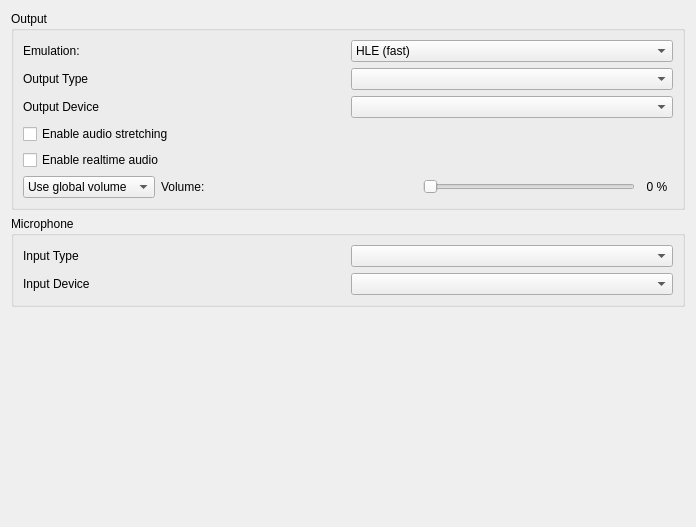
<?xml version="1.0" encoding="UTF-8"?>
<ui version="4.0">
 <class>ConfigureAudio</class>
 <widget class="QWidget" name="ConfigureAudio">
  <property name="geometry">
   <rect>
    <x>0</x>
    <y>0</y>
    <width>696</width>
    <height>527</height>
   </rect>
  </property>
  <layout class="QVBoxLayout">
   <item>
    <widget class="QGroupBox" name="groupBox">
     <property name="title">
      <string>Output</string>
     </property>
     <layout class="QVBoxLayout">
      <item>
      <widget class="QWidget" name="widget_emulation" native="true">
        <layout class="QHBoxLayout" name="horizontalLayout_emulation">
            <property name="leftMargin">
            <number>0</number>
            </property>
            <property name="topMargin">
            <number>0</number>
            </property>
            <property name="rightMargin">
            <number>0</number>
            </property>
            <property name="bottomMargin">
            <number>0</number>
            </property>
            <item>
            <widget class="QLabel" name="label_emulation">
            <property name="text">
            <string>Emulation:</string>
            </property>
            </widget>
            </item>
            <item>
            <widget class="QComboBox" name="emulation_combo_box">
            <item>
            <property name="text">
                <string>HLE (fast)</string>
            </property>
            </item>
            <item>
            <property name="text">
                <string>LLE (accurate)</string>
            </property>
            </item>
            <item>
            <property name="text">
                <string>LLE multi-core</string>
            </property>
            </item>
            </widget>
            </item>
        </layout>
       </widget>
      </item>
      <item>
       <layout class="QGridLayout" name="output_layout" columnstretch="1,1">
        <item row="0" column="0">
         <widget class="QLabel" name="output_type_label">
          <property name="text">
           <string>Output Type</string>
          </property>
         </widget>
        </item>
        <item row="0" column="1">
         <widget class="QComboBox" name="output_type_combo_box"/>
        </item>
        <item row="1" column="0">
         <widget class="QLabel" name="output_device_label">
          <property name="text">
           <string>Output Device</string>
          </property>
         </widget>
        </item>
        <item row="1" column="1">
         <widget class="QComboBox" name="output_device_combo_box"/>
        </item>
       </layout>
      </item>
      <item>
       <widget class="QCheckBox" name="toggle_audio_stretching">
        <property name="toolTip">
         <string>This post-processing effect adjusts audio speed to match emulation speed and helps prevent audio stutter. This however increases audio latency.</string>
        </property>
        <property name="text">
         <string>Enable audio stretching</string>
        </property>
       </widget>
      </item>
      <item>
       <widget class="QCheckBox" name="toggle_realtime_audio">
        <property name="toolTip">
         <string>Scales audio playback speed to account for drops in emulation framerate. This means that audio will play at full speed even while the application framerate is low. May cause audio desync issues.</string>
        </property>
        <property name="text">
         <string>Enable realtime audio</string>
        </property>
       </widget>
      </item>
      <item>
       <widget class="QWidget" name="volume_layout" native="true">
        <layout class="QHBoxLayout" name="horizontalLayout_2">
         <property name="leftMargin">
          <number>0</number>
         </property>
         <property name="topMargin">
          <number>0</number>
         </property>
         <property name="rightMargin">
          <number>0</number>
         </property>
         <property name="bottomMargin">
          <number>0</number>
         </property>
         <item>
          <widget class="QComboBox" name="volume_combo_box">
           <item>
            <property name="text">
             <string>Use global volume</string>
            </property>
           </item>
           <item>
            <property name="text">
             <string>Set volume:</string>
            </property>
           </item>
          </widget>
         </item>
         <item>
          <widget class="QLabel" name="volume_label">
           <property name="text">
            <string>Volume:</string>
           </property>
          </widget>
         </item>
         <item>
          <spacer name="horizontalSpacer">
           <property name="orientation">
            <enum>Qt::Horizontal</enum>
           </property>
           <property name="sizeHint" stdset="0">
            <size>
             <width>30</width>
             <height>20</height>
            </size>
           </property>
          </spacer>
         </item>
         <item>
          <widget class="QSlider" name="volume_slider">
           <property name="sizePolicy">
            <sizepolicy hsizetype="Expanding" vsizetype="Fixed">
             <horstretch>0</horstretch>
             <verstretch>0</verstretch>
            </sizepolicy>
           </property>
           <property name="maximum">
            <number>100</number>
           </property>
           <property name="pageStep">
            <number>5</number>
           </property>
           <property name="orientation">
            <enum>Qt::Horizontal</enum>
           </property>
          </widget>
         </item>
         <item>
          <widget class="QLabel" name="volume_indicator">
           <property name="minimumSize">
            <size>
             <width>32</width>
             <height>0</height>
            </size>
           </property>
           <property name="text">
            <string>0 %</string>
           </property>
           <property name="alignment">
            <set>Qt::AlignCenter</set>
           </property>
          </widget>
         </item>
        </layout>
       </widget>
      </item>
     </layout>
    </widget>
   </item>
   <item>
    <widget class="QGroupBox" name="input_layout">
     <property name="title">
      <string>Microphone</string>
     </property>
     <layout class="QGridLayout" name="input_inner_layout" columnstretch="1,1">
      <item row="0" column="0">
       <widget class="QLabel" name="input_type_label">
        <property name="text">
         <string>Input Type</string>
        </property>
       </widget>
      </item>
      <item row="0" column="1">
       <widget class="QComboBox" name="input_type_combo_box"/>
      </item>
      <item row="1" column="0">
       <widget class="QLabel" name="input_device_label">
        <property name="text">
         <string>Input Device</string>
        </property>
       </widget>
      </item>
      <item row="1" column="1">
       <widget class="QComboBox" name="input_device_combo_box"/>
      </item>
     </layout>
    </widget>
   </item>
   <item>
    <spacer>
     <property name="orientation">
      <enum>Qt::Vertical</enum>
     </property>
     <property name="sizeHint" stdset="0">
      <size>
       <width>167</width>
       <height>55</height>
      </size>
     </property>
    </spacer>
   </item>
  </layout>
 </widget>
 <tabstops>
  <tabstop>emulation_combo_box</tabstop>
  <tabstop>toggle_audio_stretching</tabstop>
  <tabstop>volume_slider</tabstop>
  <tabstop>output_type_combo_box</tabstop>
  <tabstop>output_device_combo_box</tabstop>
  <tabstop>input_type_combo_box</tabstop>
  <tabstop>input_device_combo_box</tabstop>
 </tabstops>
 <resources/>
 <connections/>
</ui>
